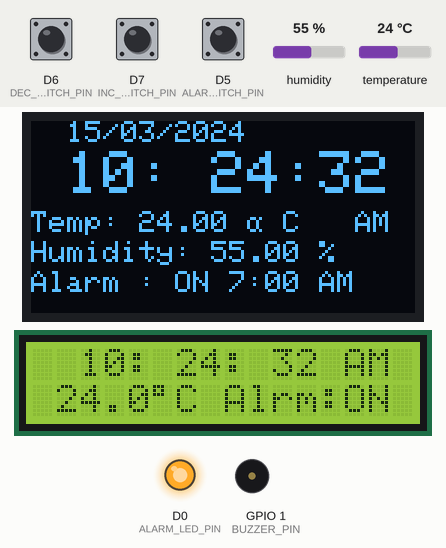
Simulated run of this sketch. Board: ESP8266 (NodeMCU). On the bench: 128×64 one-colour display, 16×2 character LCD, output pins drawn as LEDs (lit = HIGH), buzzer (waves = sounding, pin HIGH). The test bench sets the inputs (shaded band); at power-on: D5 (ALARM_SWITCH_PIN) HIGH, humidity 55 %, D6 (DEC_SWITCH_PIN) HIGH, D7 (INC_SWITCH_PIN) HIGH, temperature 24 °C. WiFi joins after 1.5 s; servers stay silent unless stated; network time is answered at once with the bench clock; the local clock reads 2024-03-15 10:24:30 at power-on unless the sketch sets it; what the sketch prints to the serial monitor is not drawn.

Above: at 3.0 s.
3.1 s: D5 (ALARM_SWITCH_PIN) pulled LOW for 3.2 s
At 5.1 s:
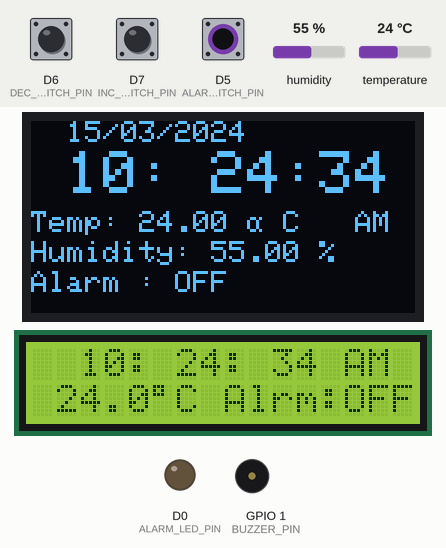
7.8 s: humidity set to 22 %
At 10.7 s:
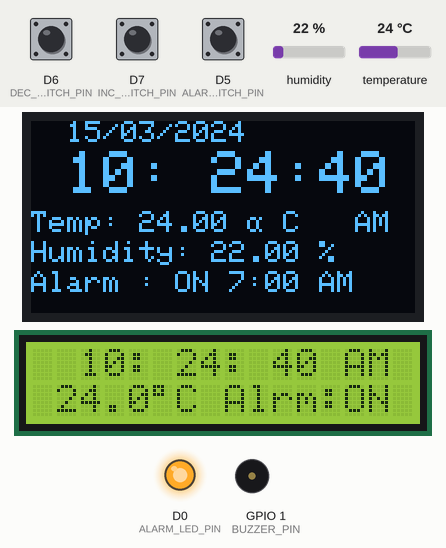
10.9 s: D6 (DEC_SWITCH_PIN) pulled LOW for 0.65 s
At 12.2 s:
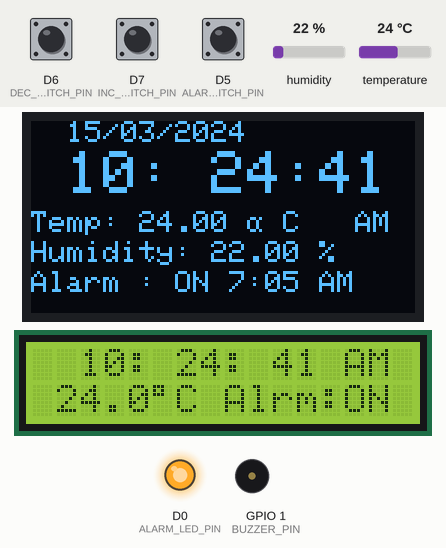
13.0 s: D7 (INC_SWITCH_PIN) pulled LOW for 0.65 s
At 13.6 s:
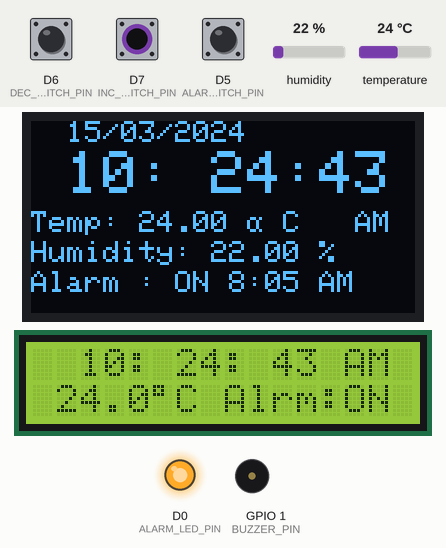
19.7 s: temperature set to 12 °C
At 22.0 s:
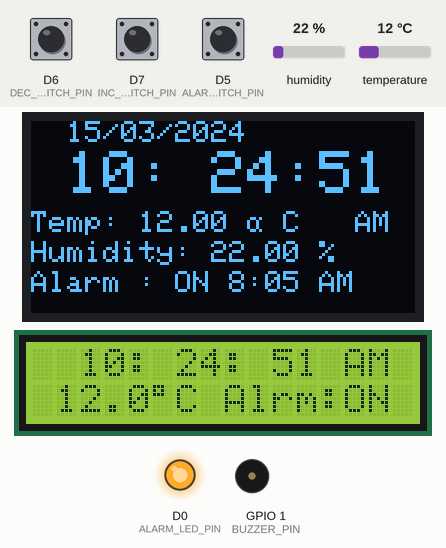
22.6 s: D6 (DEC_SWITCH_PIN) pulled LOW for 1 s
At 25.2 s:
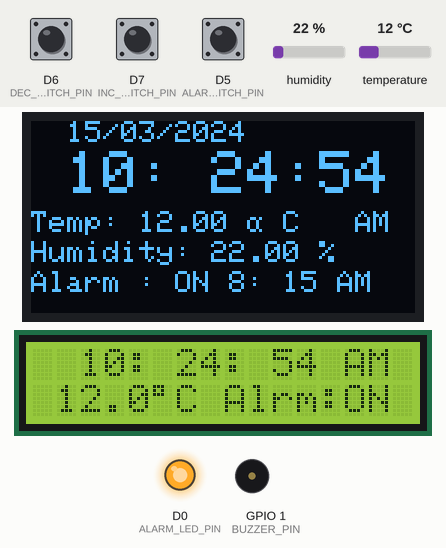
Timing chart, 0 to 26.1 s (numbered marks = the images above; inputs shaded):
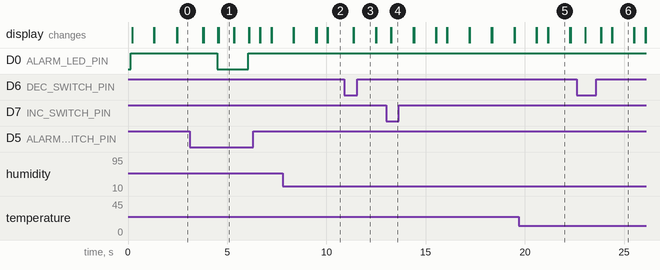

The sketch:

new_clock.ino
```cpp
#include <ESP8266WiFi.h>
#include <WiFiUdp.h>
#include <NTPClient.h>

// Replace with your network credentials
const char* ssid = "123123123";
const char* password = "0987654321";

#include <Wire.h>
#include <RTClib.h>
#include <Adafruit_SSD1306.h>
#include <DHT.h>
#include <LiquidCrystal_I2C.h>  // Include the LCD library

#define DHTPIN D4        // DHT11 connected to pin D4
#define DHTTYPE DHT11    // DHT 11 type sensor

RTC_DS3231 rtc;
DHT dht(DHTPIN, DHTTYPE);
Adafruit_SSD1306 display(128, 64, &Wire);
LiquidCrystal_I2C lcd(0x27, 16, 2);  // Set the I2C address and size of LCD

#define ALARM_LED_PIN D0 // LED for alarm status
#define BUZZER_PIN 1     // Buzzer pin
#define MODE_SWITCH D8
#define MODE_SWITCH_PIN 3
#define INC_SWITCH_PIN D7
#define DEC_SWITCH_PIN D6
#define ALARM_SWITCH_PIN D5

bool alarmEnabled = true;   // Initialize alarm as disabled
bool alarmTriggered = true; // Track whether the alarm is triggered
bool alarmAM = true;         // Default alarm time format to AM
bool settingAlarm = true;   // Flag to track if we are setting the alarm

int alarmHour = 7;   // Default alarm hour set to 7
int alarmMinute = 0; // Default alarm minute
bool alarmModeAM = true; // Default alarm mode to AM (7 AM)

// Additional declarations
bool lastModeSwitchState = HIGH; // Keep track of the previous state for debounce
bool isModeSwitchPressed = false; // Flag to prevent multiple toggles


// NTP Server and timezone
const char* ntpServer = "pool.ntp.org"; // NTP server
const long utcOffsetInSeconds = 19800; // UTC +5:30 for India

WiFiUDP ntpUDP;
NTPClient timeClient(ntpUDP, ntpServer, utcOffsetInSeconds);
//RTC_DS1307 rtc; // Use the appropriate RTC library


void setup() {
  Serial.begin(115200);
  pinMode(ALARM_SWITCH_PIN, INPUT_PULLUP);  // Configure alarm switch with internal pull-up
  pinMode(INC_SWITCH_PIN, INPUT_PULLUP);    // Increment switch
  pinMode(DEC_SWITCH_PIN, INPUT_PULLUP);    // Decrement switch
  pinMode(ALARM_LED_PIN, OUTPUT);           // Alarm LED
  pinMode(BUZZER_PIN, OUTPUT);              // Buzzer pin
  digitalWrite(ALARM_LED_PIN, LOW);         // Ensure LED is off at startup
  digitalWrite(BUZZER_PIN, LOW);            // Ensure buzzer is off at startup
  dht.begin();

    // Initialize the RTC
  if (!rtc.begin()) {
    Serial.println("Couldn't find RTC");
    while (1);
  }
    if (rtc.lostPower()) {
    rtc.adjust(DateTime(F(__DATE__), F(__TIME__)));
  }
  display.begin(SSD1306_SWITCHCAPVCC, 0x3C); // OLED address
  lcd.init();  // Initialize the LCD
  lcd.backlight();  // Turn on the backlight

  display.clearDisplay();
  display.display();


  // Connect to Wi-Fi
  WiFi.begin(ssid, password);
  while (WiFi.status() != WL_CONNECTED) {
    Serial.println("Connecting to WiFi ... ...");
    loop();
  }
  Serial.println("Connected to WiFi");

  // Start the NTP client
  timeClient.begin();
  timeClient.update();

  // Print current time
  Serial.println("Current time:");
  Serial.print("Unix Timestamp: ");
  Serial.println(timeClient.getEpochTime());

  // Update RTC with current time
  DateTime now = DateTime(timeClient.getEpochTime());
  rtc.adjust(now);
  Serial.print("RTC updated: ");
  Serial.print(now.year(), DEC);
  Serial.print('/');
  Serial.print(now.month(), DEC);
  Serial.print('/');
  Serial.print(now.day(), DEC);
  Serial.print(" ");
  Serial.print(now.hour(), DEC);
  Serial.print(':');
  Serial.print(now.minute(), DEC);
  Serial.print(':');
  Serial.println(now.second(), DEC);
}


void loop() {
  DateTime now = rtc.now();
  float temp = dht.readTemperature();
  float humidity = dht.readHumidity();

  // Handle alarm switch press
  if (digitalRead(ALARM_SWITCH_PIN) == LOW) {
    delay(200); // Simple debounce
    if (settingAlarm) {
      settingAlarm = false; // Toggle off setting mode
    } else {
      alarmEnabled = !alarmEnabled; // Toggle alarm on/off
      settingAlarm = true; // Enter alarm setting mode when alarm is enabled
    }
  }

  // Continuously update the LED to show the alarm status
  digitalWrite(ALARM_LED_PIN, alarmEnabled ? HIGH : LOW); // LED reflects alarm state

  // Handle alarm setting (when in settingAlarm mode)
  if (settingAlarm) {
    if (digitalRead(INC_SWITCH_PIN) == LOW) {
      delay(200); // Simple debounce
      alarmHour++;
      if (alarmHour > 12) {
        alarmHour = 1; // Reset to 1 after 12
        alarmModeAM = !alarmModeAM; // Toggle AM/PM
      }
    }
    if (digitalRead(DEC_SWITCH_PIN) == LOW) {
      delay(200); // Simple debounce
      alarmMinute += 5;
      if (alarmMinute >= 60) alarmMinute = 0;
    }
  }

  // Display time, temperature, humidity, and alarm status on OLED
  display.clearDisplay();
  display.setTextSize(1);
  display.setTextColor(SSD1306_WHITE);

  // Show date and time
  display.setCursor(0, 0);
  display.print(" ");
   display.print(now.day() < 10 ? '0' : ' ');
  display.print(now.day(), DEC);
  display.print('/');
  display.print(now.month() < 10 ? '0' : ' ');
  display.print(now.month(), DEC);
  display.print('/');
  display.print(now.year(), DEC);

  // Show time in 12-hour format
  int displayHour = now.hour() % 12;
  if (displayHour == 0) displayHour = 12; // 12-hour format adjustment

  display.setCursor(0, 10);
  display.setTextSize(2); // Increase text size for time
  display.print(displayHour < 10 ? '0' : ' '); // Add leading zero if necessary
  display.print(displayHour, DEC);
  display.print(':');
  display.print(now.minute() < 10 ? '0' : ' '); // Add leading zero for minute
  display.print(now.minute(), DEC);
  display.print(':');
  display.print(now.second());

  // Show temperature and humidity
  display.setTextSize(1); // Reset text size to normal for other text
  display.setCursor(0, 30);
  display.print("Temp: ");
  display.print(temp);
  display.print(" ");
  display.print((char)223);
  display.print(" C  ");

  display.print(now.hour() >= 12 ? " PM" : " AM"); // Display AM/PM

  display.setCursor(0, 40);
  display.print("Humidity: ");
  display.print(humidity);
  display.print(" %");

  // Show alarm status
  display.setCursor(0, 50);
  if (alarmEnabled) {
    display.print("Alarm : ON ");

    display.print(alarmHour);
    display.print(':');
    display.print(alarmMinute < 10 ? '0' : ' ');
    display.print(alarmMinute);

    display.print(alarmModeAM ? " AM" : " PM");
  } else {
    display.print("Alarm : OFF");
  }

  display.display(); // Update OLED

  // Display time, temperature, and alarm status on LCD
  lcd.clear(); // Clear the LCD display
  lcd.setCursor(0, 0);
  lcd.print(" ");
  lcd.print(displayHour < 10 ? '0' : ' '); // Add leading zero
  lcd.print(displayHour);
  lcd.print(':');
  lcd.print(now.minute() < 10 ? '0' : ' '); // Add leading zero
  lcd.print(now.minute());
  lcd.print(':');
  lcd.print(now.second() < 10 ? '0' : ' '); // Add leading zero
  lcd.print(now.second());
  lcd.print(now.hour() >= 12 ? " PM" : " AM"); // Display AM/PM

  lcd.setCursor(0, 1);
  lcd.print(" ");
  lcd.print(temp,1);
  lcd.print((char)223);
  lcd.print("C ");

  lcd.print(alarmEnabled ? "Alrm:ON" : "Alrm:OFF");

  // Alarm logic: Check if current time matches the alarm time
  int alarmAdjustedHour = alarmModeAM ? alarmHour : alarmHour + 12; // Handle AM/PM adjustment
  if (alarmEnabled && now.hour() == alarmAdjustedHour && now.minute() == alarmMinute && !alarmTriggered) {
    triggerAlarm();
  } else if (now.minute() != alarmMinute || now.hour() != alarmAdjustedHour) {
    alarmTriggered = false;  // Reset alarm trigger after the alarm time has passed
  }

  delay(500); // Update every second
}

void triggerAlarm() {
  alarmTriggered = true;
  digitalWrite(BUZZER_PIN, HIGH); // Sound the alarm
  for (int i = 0; i < 5; i++) {
    delay(1000);                   // Alarm duration (1 seconds)
    digitalWrite(BUZZER_PIN, LOW);  // Turn off the alarm
    delay(500);
    digitalWrite(BUZZER_PIN, HIGH); // Sound the alarm
  }
  digitalWrite(BUZZER_PIN, LOW);  // Turn off the alarm
}
```

Measured:
- after the input at 3.1 s, D0 (ALARM_LED_PIN): HIGH → LOW after 1.4 s, → HIGH 1.5 s later
- what the display in image 1 shows lasts 0.7 s, from 4.6 s to 5.3 s
- what the display in image 5 shows lasts 1.1 s, from 21.2 s to 22.3 s
